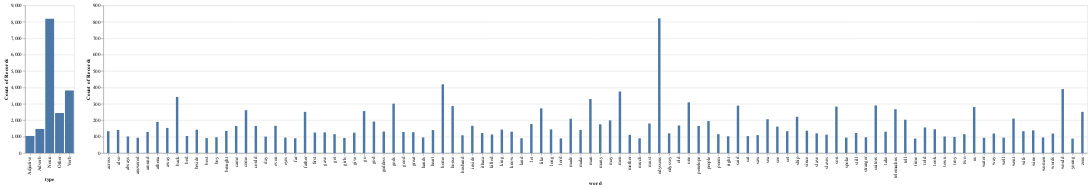

The code cell stored with this chart in its notebook:
### Code cell
# along the type column, we want to support a filter selection
selection = alt.selection(type="multi", fields=['type'])

# we create a composite chart consisting of two sub-charts
# the base holds it together and acts as the concierge taking care of the data
base = alt.Chart(df_pared)

# this shows the types, note that we rely on Altair's aggregation prowess
chart1 = base.mark_bar().encode(
  x = alt.Y('type:N'),
  y = alt.X('count()'),
  # when a bar is selected, the others are displayed with reduced opacity
  opacity=alt.condition(selection, alt.value(1), alt.value(.25)),
).add_selection(selection)

# this chart reacts to the selection made in the left/above chart
chart2 = base.mark_bar(width=5).encode(
  x = 'word:N',
  y = alt.Y('count()'),
).transform_filter(selection)

chart1 | chart2

### Figure 1 — Vega specification as saved in the notebook (floating-point values rounded to 4 significant figures; data arrays with more than 128 entries replaced by an {"elided": "..."} marker saying what was removed)
{"$schema": "https://vega.github.io/schema/vega/v5.json", "data": [{"name": "param_3_store"}, {"name": "source_0", "values": {"elided": "16946 records"}}, {"name": "data_0", "values": [{"__count": 2438, "type": "Other"}, {"__count": 8188, "type": "Noun"}, {"__count": 1468, "type": "Adverb"}, {"__count": 3812, "type": "Verb"}, {"__count": 1040, "type": "Adjective"}]}, {"name": "data_1", "source": "source_0", "transform": [{"type": "filter", "expr": "!length(data(\"param_3_store\")) || vlSelectionTest(\"param_3_store\", datum)"}, {"type": "aggregate", "groupby": ["word"], "fields": [null], "ops": ["count"], "as": ["__count"]}, {"type": "project", "fields": ["__count", "word"]}]}, {"name": "data_0_view_3_x_domain_type", "values": [{"type": "Other"}, {"type": "Noun"}, {"type": "Adverb"}, {"type": "Verb"}, {"type": "Adjective"}]}, {"name": "data_0_view_3_y_domain___count", "values": [{"min": 1040, "max": 8188}]}, {"name": "data_1_concat_1_x_domain_word", "source": "data_1", "transform": [{"type": "aggregate", "groupby": ["word"], "fields": [], "ops": [], "as": []}, {"type": "formula", "expr": "datum['word']", "as": "sort_field"}, {"type": "project", "fields": ["word"]}]}, {"name": "data_1_concat_1_y_domain___count", "source": "data_1", "transform": [{"type": "formula", "expr": "+datum['__count']", "as": "__count"}, {"type": "aggregate", "groupby": [], "fields": ["__count", "__count"], "ops": ["min", "max"], "as": ["min", "max"]}]}], "signals": [{"name": "view_3_x_step", "value": 20}, {"name": "view_3_width", "update": "bandspace(domain('view_3_x').length, 0.1, 0.05) * view_3_x_step"}, {"name": "concat_1_x_step", "value": 20}, {"name": "concat_1_width", "update": "bandspace(domain('concat_1_x').length, 0.1, 0.05) * concat_1_x_step"}, {"name": "unit", "value": {}, "on": [{"events": "pointermove", "update": "isTuple(group()) ? group() : unit"}]}, {"name": "param_3", "update": "vlSelectionResolve(\"param_3_store\", \"union\", true, true)"}], "marks": [{"type": "group", "name": "view_3_group", "encode": {"update": {"width": {"signal": "view_3_width"}, "height": {"signal": "height"}}}, "signals": [{"name": "param_3_tuple", "on": [{"events": [{"source": "scope", "type": "click"}], "update": "datum && item().mark.marktype !== 'group' && indexof(item().mark.role, 'legend') < 0 ? {unit: \"view_3\", fields: param_3_tuple_fields, values: [(item().isVoronoi ? datum.datum : datum)[\"type\"]]} : null", "force": true}, {"events": [{"source": "view", "type": "dblclick"}], "update": "null"}]}, {"name": "param_3_tuple_fields", "value": [{"type": "E", "field": "type"}]}, {"name": "param_3_toggle", "value": false, "on": [{"events": [{"source": "scope", "type": "click"}], "update": "event.shiftKey"}, {"events": [{"source": "view", "type": "dblclick"}], "update": "false"}]}, {"name": "param_3_modify", "on": [{"events": {"signal": "param_3_tuple"}, "update": "modify(\"param_3_store\", param_3_toggle ? null : param_3_tuple, param_3_toggle ? null : true, param_3_toggle ? param_3_tuple : null)"}]}], "marks": [{"type": "rect", "name": "view_3_marks", "from": {"data": "data_0"}, "encode": {"update": {"fill": {"value": "#4c78a8"}, "y": {"field": "__count", "scale": "view_3_y"}, "y2": {"value": 0, "scale": "view_3_y"}, "width": {"signal": "max(0.25, bandwidth('view_3_x'))"}, "x": {"field": "type", "scale": "view_3_x"}, "opacity": [{"value": 1, "test": "!length(data(\"param_3_store\")) || vlSelectionTest(\"param_3_store\", datum)"}, {"value": 0.25}]}}, "interactive": true, "style": ["bar"]}], "axes": [{"scale": "view_3_y", "domain": false, "maxExtent": 0, "ticks": false, "zindex": 0, "minExtent": 0, "tickCount": {"signal": "ceil(height/40)"}, "orient": "left", "gridScale": "view_3_x", "grid": true, "labels": false, "aria": false}, {"scale": "view_3_x", "labelBaseline": "middle", "zindex": 0, "orient": "bottom", "labelAlign": "right", "grid": false, "title": "type", "labelAngle": 270}, {"scale": "view_3_y", "tickCount": {"signal": "ceil(height/40)"}, "zindex": 0, "orient": "left", "grid": false, "labelOverlap": true, "title": "Count of Records"}], "style": "cell"}, {"type": "group", "name": "concat_1_group", "encode": {"update": {"height": {"signal": "height"}, "width": {"signal": "concat_1_width"}}}, "marks": [{"type": "rect", "name": "concat_1_marks", "from": {"data": "data_1"}, "encode": {"update": {"fill": {"value": "#4c78a8"}, "y": {"field": "__count", "scale": "concat_1_y"}, "y2": {"value": 0, "scale": "concat_1_y"}, "xc": {"field": "word", "scale": "concat_1_x", "band": 0.5}, "width": {"value": 5}}}, "style": ["bar"], "interactive": false}], "axes": [{"scale": "concat_1_y", "maxExtent": 0, "minExtent": 0, "aria": false, "zindex": 0, "tickCount": {"signal": "ceil(height/40)"}, "labels": false, "grid": true, "domain": false, "orient": "left", "gridScale": "concat_1_x", "ticks": false}, {"scale": "concat_1_x", "labelAngle": 270, "title": "word", "zindex": 0, "grid": false, "labelBaseline": "middle", "labelAlign": "right", "orient": "bottom"}, {"scale": "concat_1_y", "orient": "left", "title": "Count of Records", "tickCount": {"signal": "ceil(height/40)"}, "zindex": 0, "labelOverlap": true, "grid": false}], "style": "cell"}], "scales": [{"name": "view_3_x", "type": "band", "domain": {"data": "data_0_view_3_x_domain_type", "field": "type", "sort": true}, "range": {"step": {"signal": "view_3_x_step"}}, "paddingInner": 0.1, "paddingOuter": 0.05}, {"name": "view_3_y", "type": "linear", "domain": [{"signal": "(data(\"data_0_view_3_y_domain___count\")[0] || {}).min"}, {"signal": "(data(\"data_0_view_3_y_domain___count\")[0] || {}).max"}], "range": [{"signal": "height"}, 0], "zero": true, "nice": true}, {"name": "concat_1_x", "type": "band", "domain": {"data": "data_1_concat_1_x_domain_word", "field": "word", "sort": true}, "range": {"step": {"signal": "concat_1_x_step"}}, "paddingInner": 0.1, "paddingOuter": 0.05}, {"name": "concat_1_y", "type": "linear", "domain": [{"signal": "(data(\"data_1_concat_1_y_domain___count\")[0] || {}).min"}, {"signal": "(data(\"data_1_concat_1_y_domain___count\")[0] || {}).max"}], "range": [{"signal": "height"}, 0], "nice": true, "zero": true}], "height": 300, "layout": {"padding": 20, "bounds": "full", "align": "each"}, "padding": 5, "background": "white"}
